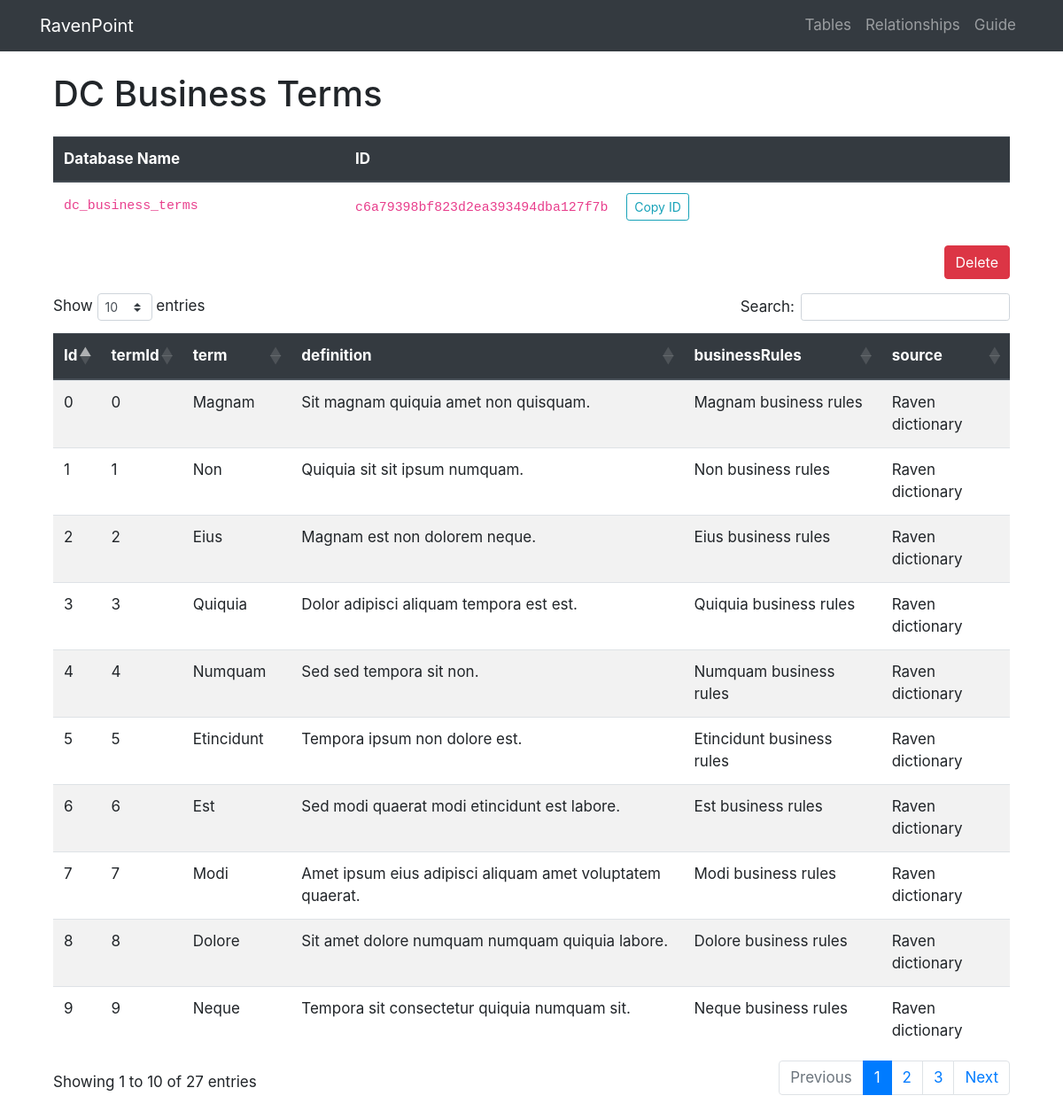
Page /table/c6a79398bf823d2ea393494dba127f7b on the committed database.
### project/models.py (models this page shows, shortened)
class Table(db.Model):
  __tablename__ = 'tables'
  id = db.Column(db.String(128), primary_key=True)
  table_name = db.Column(db.String(256), unique=True, index=True)
  table_db_name = db.Column(db.String(256))

### tables this page shows
CREATE TABLE "dc_business_terms" (
"Id" INTEGER,
  "termId" INTEGER PRIMARY KEY,
  "term" TEXT,
  "definition" TEXT,
  "businessRules" TEXT,
  "source" TEXT
);

### project/admin/views.py (the view)
@admin.route('/table/<string:id>', methods=['GET'])
def table_view(id):
    table = Table.query.filter_by(id=id).first_or_404()
    with sqlite3.connect(conn_string) as conn:
        df = pd.read_sql(f'SELECT * FROM {table.table_db_name}', conn)
    return render_template('table.html', table=df.to_dict('records'), id=id,
                            columns=df.columns.tolist(), table_name=table.table_name,
                            table_db_name=table.table_db_name)

### project/admin/templates/table.html (shortened to what this page needs)
{% extends 'base.html' %}
{% block content %}
<div class="container mt-4 mb-5">
  <h1>{{ table_name }}</h1>
  <table class="table mt-4">
    <thead class="thead-dark">
      <tr>
        <th>Database Name</th>
        <th>ID</th>
      </tr>
    </thead>
    <tr>
      <td><code>{{ table_db_name }}</code></td>
      <td>
        <code>{{ id }}</code>
        <button id="copy-id" class="btn btn-outline-info btn-sm ml-3">Copy ID</button>
      </td>
    </tr>
  </table>
  <div class="text-right">
    <button type="button" class="btn btn-danger" data-toggle="modal" data-target="#deleteTableModal">
      Delete
    </button>
  </div>
  <div class="table-container mt-3">
    <table class="table table-striped mt-5" id="main-table">
      <thead class="thead-dark">
        <tr>
          {% for column in columns %}
          <th scope="col">{{ column }}</th>
          {% endfor %}
        </tr>
      </thead>
      <tbody>
        {% for row in table %}
        <tr>
          {% for item in row.values() %}
          <td>{{ item }}</td>
          {% endfor %}
        </tr>
        {% endfor %}
      </tbody>
    </table>
  </div>
</div>
{% endblock %}

### project/static/css/custom.css (style rules this page uses)
body { overflow-x: scroll; scrollbar-width: none; -ms-overflow-style: none; font-size: 17px; }
th, td { white-space: no-wrap; }
.table-container { overflow-x: scroll; scrollbar-width: none; -ms-overflow-style: none; }

### rows in the picture
Table: table_name "DC Business Terms", table_db_name "dc_business_terms", id "c6a79398bf823d2ea393494dba127f7b"
dc_business_terms: values "0" "0", term "Magnam", definition "Sit magnam quiquia amet non quisquam.", businessRules "Magnam business rules", source "Raven dictionary"
dc_business_terms: values "1" "1", term "Non", definition "Quiquia sit sit ipsum numquam.", businessRules "Non business rules", source "Raven dictionary"
dc_business_terms: values "2" "2", term "Eius", definition "Magnam est non dolorem neque.", businessRules "Eius business rules", source "Raven dictionary"
dc_business_terms: values "3" "3", term "Quiquia", definition "Dolor adipisci aliquam tempora est est.", businessRules "Quiquia business rules", source "Raven dictionary"
dc_business_terms: values "4" "4", term "Numquam", definition "Sed sed tempora sit non.", businessRules "Numquam business rules", source "Raven dictionary"
dc_business_terms: values "5" "5", term "Etincidunt", definition "Tempora ipsum non dolore est.", businessRules "Etincidunt business rules", source "Raven dictionary"
dc_business_terms: values "6" "6", term "Est", definition "Sed modi quaerat modi etincidunt est labore.", businessRules "Est business rules", source "Raven dictionary"
dc_business_terms: values "7" "7", term "Modi", definition "Amet ipsum eius adipisci aliquam amet voluptatem quaerat.", businessRules "Modi business rules", source "Raven dictionary"
dc_business_terms: values "8" "8", term "Dolore", definition "Sit amet dolore numquam numquam quiquia labore.", businessRules "Dolore business rules", source "Raven dictionary"
dc_business_terms: values "9" "9", term "Neque", definition "Tempora sit consectetur quiquia numquam sit.", businessRules "Neque business rules", source "Raven dictionary"

### other values in the picture
{{ column }} "Id" "termId" "term" "definition" "businessRules" "source"
